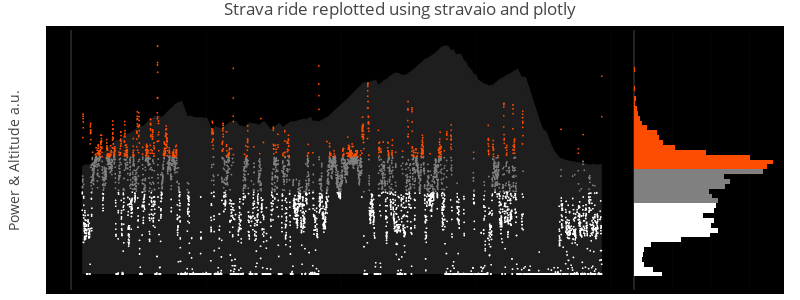

The notebook cell this image was saved under:
### Markdown cell above
# Plotly time

### Code cell
altitude = go.Scatter(
    x=df.time,
    y=df.altitude/df.altitude.max()*df.watts.max(),
    fill='tozeroy',
    fillcolor='rgb(30,30,30)',
    line=dict(
        color='rgb(30,30,30)'
    )
)

watts = go.Scattergl(
    x=df.time,
    y=df.watts,
    mode='markers',
    marker=dict(
        color=df['color'],
        size=2
    )
)


watts_b = go.Bar(
    y = bins,
    x = hist,
    orientation='h',
    marker=dict(
        color = bin_c['color']
    )
)



fig = plotly.tools.make_subplots(rows=1, cols=2, shared_yaxes=True)

fig.append_trace(altitude, 1,1)
fig.append_trace(watts, 1,1)
fig.append_trace(watts_b, 1,2)
fig.layout.update(
    autosize=False,
    width=800,
    height=300,
    margin=go.layout.Margin(
        l=50,
        r=20,
        b=10,
        t=30,
        pad=4
    ),
)
fig.layout.update(plot_bgcolor='black')
fig.layout.update(xaxis=dict(domain=[0, 0.8], showticklabels=False))
fig.layout.update(xaxis2=dict(domain=[0.8, 1.0], showticklabels=False))
fig.layout.update(yaxis=dict(showline=False, showticklabels=False, title='Power & Altitude a.u.'))
fig.layout.update(bargap=0)
fig.layout.update(showlegend=False)
fig.layout.update(title='Strava ride replotted using stravaio and plotly')

iplot(fig)

### Figure 1 — Plotly figure (JSON) as saved in the notebook; plotly's stock layout.template omitted (floating-point values rounded to 4 significant figures; data arrays with more than 128 entries replaced by an {"elided": "..."} marker saying what was removed)
{"data": [{"fill": "tozeroy", "fillcolor": "rgb(30,30,30)", "line": {"color": "rgb(30,30,30)"}, "type": "scatter", "uid": "8dc1f1b8-2350-4142-8c44-e2e07c25f0ec", "x": {"elided": "7698 int values"}, "xaxis": "x", "y": {"elided": "7698 float values"}, "yaxis": "y"}, {"marker": {"color": {"elided": "7698 str values"}, "size": 2}, "mode": "markers", "type": "scattergl", "uid": "04fc65cc-518a-49cd-b0a6-f639356bd827", "x": {"elided": "7698 int values"}, "xaxis": "x", "y": {"elided": "7698 int values"}, "yaxis": "y"}, {"marker": {"color": ["white", "white", "white", "white", "white", "white", "white", "white", "white", "white", "white", "white", "white", "white", "white", "grey", "grey", "grey", "grey", "grey", "grey", "grey", "#fc4c02", "#fc4c02", "#fc4c02", "#fc4c02", "#fc4c02", "#fc4c02", "#fc4c02", "#fc4c02", "#fc4c02", "#fc4c02", "#fc4c02", "#fc4c02", "#fc4c02", "#fc4c02", "#fc4c02", "#fc4c02", "#fc4c02", "#fc4c02", "#fc4c02", "#fc4c02", "#fc4c02", "#fc4c02", "#fc4c02", "#fc4c02", "#fc4c02"]}, "orientation": "h", "type": "bar", "uid": "cc5e5eaa-8bff-44b3-b287-52a3e43d5b15", "x": [72, 50, 25, 22, 24, 27, 44, 121, 196, 217, 199, 208, 180, 208, 214, 218, 202, 194, 237, 248, 234, 336, 346, 360, 300, 187, 107, 75, 65, 60, 35, 21, 15, 11, 8, 2, 5, 1, 3, 1, 1, 1, 3, 1, 0, 0], "xaxis": "x2", "y": [0, 10, 20, 30, 40, 50, 60, 70, 80, 90, 100, 110, 120, 130, 140, 150, 160, 170, 180, 190, 200, 210, 220, 230, 240, 250, 260, 270, 280, 290, 300, 310, 320, 330, 340, 350, 360, 370, 380, 390, 400, 410, 420, 430, 440, 450, 460], "yaxis": "y"}], "layout": {"autosize": false, "bargap": 0, "height": 300, "margin": {"b": 10, "l": 50, "pad": 4, "r": 20, "t": 30}, "plot_bgcolor": "black", "showlegend": false, "title": {"text": "Strava ride replotted using stravaio and plotly"}, "width": 800, "xaxis": {"anchor": "y", "domain": [0, 0.8], "showticklabels": false}, "xaxis2": {"anchor": "free", "domain": [0.8, 1], "position": 0, "showticklabels": false}, "yaxis": {"anchor": "x", "domain": [0, 1], "showline": false, "showticklabels": false, "title": {"text": "Power & Altitude a.u."}}}}
